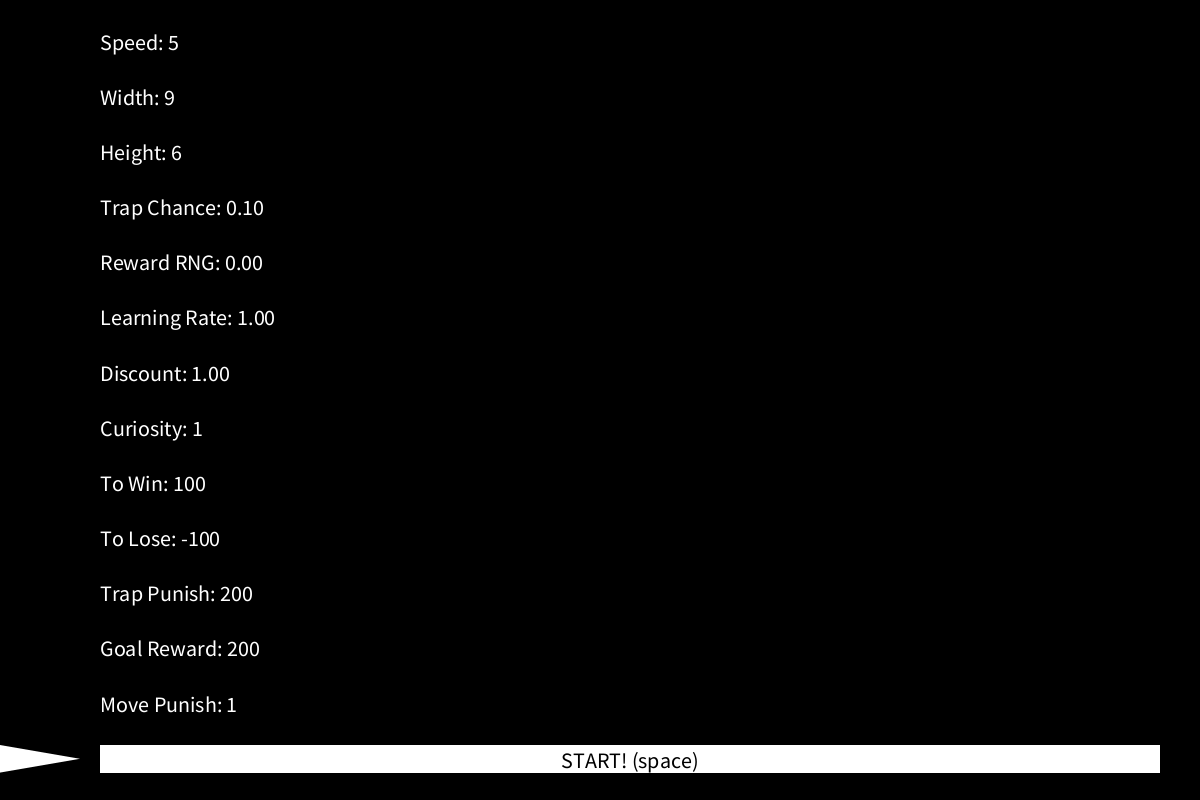
Frame 1 (no input)
Frame 60 (the mouse pressed at the canvas centre just before this capture): identical to frame 1, image omitted
Frame 120 (the mouse held since frame 60 and released just before this capture): identical to frame 1, image omitted

The Processing sketch that drew this single still picture (run headless with seeded random() and noise(); from frame 60 on, the mouse is pressed at the canvas centre):

// Processing sketch: Main
// ── Main.pde
// Visibility modifiers are needed because abstract classes and interfaces don't permit default visibility (for a good reason)


private QLearner qlearner;
private World world;


public void setup() {
  size(1200, 800);
  surface.setResizable(true);
  rectMode(CORNER);
  pixelDensity(displayDensity());
  
  // First of all, show the menu
  showMenu();
}


public void startSim(int width, int height, float trapChance, float rewardRNG, float rewardToWin, float rewardToLose, float trapReward, float goalReward, float stepReward, float learningRate, float discountFactor, float curiosity) {
  // Initialize the world and the Q-learner
  world = new World(width, height, trapChance, rewardRNG, rewardToWin, rewardToLose, trapReward, goalReward, stepReward);
  qlearner = new QLearner(learningRate, discountFactor, curiosity, world.getStateCount());
}


public int getState() {
  return world.getX() + world.getY() * world.getWidth();
}



/**
/* Stolen from https://processing.org/discourse/beta/num_1219607845.html
*/
public void arrow(float x1, float y1, float x2, float y2) {
  line(x1, y1, x2, y2);
  pushMatrix();
  translate(x2, y2);
  float a = atan2(x1-x2, y2-y1);
  rotate(a);
  line(0, 0, -10, -10);
  line(0, 0, 10, -10);
  popMatrix();
} 
// ── Drawer.pde
public final GUIElement[] elements = new GUIElement[] {
  new Slider("Speed", 1, 20, 5),
  new Slider("Width", 4, 12, 9),
  new Slider("Height", 4, 12, 6),
  new Slider("Trap Chance", 0, 20, 2, 0.05, "%.2f"),
  new Slider("Reward RNG", 0, 20, 0, 0.25, "%.2f"),
  
  new Slider("Learning Rate", 0, 20, 20, 0.05, "%.2f"),
  new Slider("Discount", 0, 20, 20, 0.05, "%.2f"),
  new Slider("Curiosity", 0, 500, 1),
  
  new Slider("To Win", 1, 40, 4, 25, "%.0f"),
  new Slider("To Lose", -1, -40, -4, 25, "%.0f"),
  new Slider("Trap Punish", 1, 20, 8, 25, "%.0f"),
  new Slider("Goal Reward", 1, 20, 8, 25, "%.0f"),
  new Slider("Move Punish", 0, 15, 1),
  
  new StartButton("START! (space)")
};

private int sinceEnd = -1;
private boolean inMenu = true;
private int verticalSelection;

void draw() {
  if (inMenu) drawMenu();
  else drawWorld();
}


public void showMenu() {
  verticalSelection = elements.length - 1;
  inMenu = true;
  frameRate(30);
}


public void drawMenu() {
  background(0);
  int tot = elements.length * 2 + 1;
  float per = 1f/tot * height;
  int cw = round(width * 0.45f);
  for (int i = 0; i < elements.length; i++) {
    int y = round(per * (2 * i + 1));
    boolean selected = i == verticalSelection;
    elements[i].draw(100, y, width - 140, round(per), cw, round(per * 0.8), selected);
    if (selected) {
      noStroke();
      fill(#FFFFFF);
      beginShape();
      vertex(0, y);
      vertex(80, y + per * 0.5);
      vertex(0, y + per);
      endShape(CLOSE);
    }
  }
}


public void drawWorld() {
  if (sinceEnd >= 0) {
    if (sinceEnd-- == 0) {
      world.reset();
      qlearner.reset();
    }
    return;
  }
  
  background(0);
  
  int[][] av = new int[][] {{1, 0}, {0, 1}, {-1, 0}, {0, -1}};
  int state = world.getState();
  int a = qlearner.getBestAction(state, 4);
  float r;
  r = world.step(av[a][0], av[a][1]);
  qlearner.registerReward(state, a, 4, r);
  
  if (world.hasWonOrLost()) sinceEnd = 3;
  
  
  float fieldWidth = width / (float) world.getWidth();
  float fieldHeight = height / (float) world.getHeight();
  for (int i = 0; i < world.getWidth(); i++) {
    for (int j = 0; j < world.getHeight(); j++) {
      stroke(#222222);
      strokeWeight(4);
      fill(getColorForReward(world.getReward(i, j)));
      rect(i * fieldWidth, height - j * fieldHeight - fieldHeight, fieldWidth, fieldHeight);
      
      strokeWeight(1);
      float[] avals = qlearner.getActionValues(world.getState(i, j), 4);
      for (int k = 0; k < avals.length; k++) {
        stroke(getColorForReward(avals[k]));
        float xp = (i + 0.5) * fieldWidth;
        float yp = (j + 0.5) * fieldHeight;
        arrow(xp, height - yp, xp + av[k][0] * 0.4 * fieldWidth, height - (yp + av[k][1] * 0.4 * fieldHeight));
      }
    }
  }
  stroke(#000000);
  strokeWeight(2);
  fill(#FF0000);
  ellipse((world.getX() + 0.5) * fieldWidth, height - (world.getY() + 0.5) * fieldHeight, 0.5 * fieldWidth, 0.5 * fieldHeight);
  
  fill(#FFFFFF);
  textSize(14);
  textAlign(LEFT, TOP);
  text("Reward: " + world.getTotalReward(), 2, 2);
}

private int getColorForReward(float reward) {
  colorMode(RGB);
  float r = abs(reward);
  float c = constrain(20 * (3 * min(r, 2) + 1 * min(r, 5) + 0.2 * r), 0, 255);
  return reward < 0 ? color(c, 0, 0) : color(0, c, 0);
}


public void keyPressed() {
  if (inMenu) {
    if (keyCode == UP || keyCode == DOWN) {
      verticalSelection = (verticalSelection + (keyCode == UP ? -1 : 1)) % elements.length;
      if (verticalSelection < 0) verticalSelection += elements.length;
    } else if (keyCode == LEFT || keyCode == RIGHT) {
      elements[verticalSelection].increment(keyCode == LEFT ? -1 : 1);
    } else if (key == ' ') {
      elements[verticalSelection].action();
    }
  }
}










public abstract class GUIElement {
  public abstract void draw(int x, int y, int width, int height, int columnWidth, int textHeight, boolean selected);
  public void action() {}
  public void increment(int by) {}
}



public class Slider extends GUIElement {
  private final String caption;
  private final int min, max;
  private int value;
  private final float valueScale;
  private final String formatString;
  
  public Slider(String caption, int min, int value, int max) {
    this(caption, min, value, max, 1.0f, "%.0f");
  }
  
  public Slider(String caption, int min, int max, int value, float valueScale, String formatString) {
    this.caption = caption;
    this.min = min;
    this.max = max;
    this.value = value;
    this.valueScale = valueScale;
    this.formatString = formatString;
  }
  
  @Override public void draw(int x, int y, int width, int height, int columnWidth, int textHeight, boolean selected) {
    noStroke();
    fill(#FFFFFF);
    textSize(textHeight);
    textAlign(LEFT, CENTER);
    text(caption + ": " + String.format(formatString, getValue()), x, y, columnWidth, height);
  }
  
  @Override public void increment(int by) {
    value = constrain(value + by, min, max);
  }
  
  public float getValue() {
    return value * valueScale;
  }
}

public class StartButton extends GUIElement {
  private String caption;
  
  public StartButton(String caption) {
    this.caption = caption;
  }
  
  @Override public void draw(int x, int y, int width, int height, int columnWidth, int textHeight, boolean selected) {
    noStroke();
    fill(selected ? #FFFFFF : #AAAAAA);
    rect(x, y, width, height);
    fill(#000000);
    textAlign(CENTER, BOTTOM);
    textSize(textHeight);
    text(caption, x + width/2, y + height);
  }
  
  @Override public void action() {
    inMenu = false;
    frameRate(ival(0));
    startSim(ival(1), ival(2), fval(3), fval(4), fval(8), fval(9), -fval(10), fval(11), -fval(12), fval(5), fval(6), fval(7));
  }
  
  private int ival(int i) {
    return (int) ((Slider)elements[i]).getValue();
  }
  
  private float fval(int i) {
    return ((Slider)elements[i]).getValue();
  }
}
// ── QLearner.pde
class QLearner {
  private float[][] qtable;
  private float learningRate, discountFactor;
  private float curiosity;
  private int a_prev = -1;
  private int tota_prev = -1;
  private int s_prev = -1;
  private float r_prev = -1;
  private float q_prev = -1;
  
  public QLearner(float learningRate, float discountFactor, float curiosity, int stateCount) {
    qtable = new float[stateCount][];
    this.learningRate = learningRate;
    this.discountFactor = discountFactor;
    this.curiosity = curiosity;
    this.reset();
  }
  
  public int getBestAction(int state, int actions) {
    float qacts[] = getActionValues(state, actions); 
    
    ArrayList<Integer> bestAL = null;
    float bestF = 0;
    for (int i = 0; i < qacts.length; i++) {
      boolean b = false;
      if (bestAL == null || qacts[i] > bestF) {
          bestAL = new ArrayList<Integer>();
          b = true;
      }
      if (b || qacts[i] >= bestF) {
        bestAL.add(i);
        bestF = qacts[i];
      }
    }
    
    int bestA = bestAL.get((int) random(bestAL.size()));
    
    return bestA;
  }
  
  public float getExpectedValue(int state, int actions, int bestAction) {
    return getActionValues(state, actions)[bestAction];
  }
  
  public float[] getActionValues(int state, int actions) {
    float qacts[] = qtable[state];
    if (qacts == null || qacts.length != actions) {
      qacts = new float[actions];
      qtable[state] = qacts;
      for (int i = 0; i < qacts.length; i++) {
        qacts[i] = curiosity;
      }
    }
    return qacts;
  }
  
  public void registerReward(int state, int action, int totalActions, float reward) {
    if (a_prev >= 0) {
      float expectedValue = getExpectedValue(state, totalActions, action);
      getActionValues(s_prev, tota_prev)[a_prev] = (1-learningRate) * q_prev + learningRate * (r_prev + discountFactor * expectedValue);
    }
    
    s_prev = state;
    a_prev = action;
    tota_prev = totalActions;
    q_prev = qtable[state][a_prev];
    r_prev = reward;
  }
  
  public void reset() {
    if (a_prev >= 0) getActionValues(s_prev, tota_prev)[a_prev] = (1-learningRate) * q_prev + learningRate * (r_prev);
    a_prev = tota_prev = s_prev = -1;
    r_prev = q_prev = -1;
  }
  
  
}
// ── World.pde
class World {
  private float[][] rewards;
  private final int width, height;
  private final float trapChance;
  private final float stepReward, goalReward, trapReward;
  private int x, y;
  private float totalReward;
  private final float rewardToWin, rewardToLose;
  private final float rewardRNG;
  
  public World(int width, int height, float trapChance, float rewardRNG, float rewardToWin, float rewardToLose, float trapReward, float goalReward, float stepReward) {
    this.width = width;
    this.height = height;
    rewards = new float[width][height];
    for (int i = 0; i < width; i++) {
      for (int j = 0; j < height; j++) {
        rewards[i][j] = random(1) < trapChance ? trapReward : 0;
      }
    }
    rewards[(int) random(width)][(int) (height/2 + random(height/2))] = goalReward;
    rewards[x][y] = 0;
    this.trapChance = trapChance;
    this.stepReward = stepReward;
    this.goalReward = goalReward;
    this.trapReward = trapReward;
    this.rewardToWin = rewardToWin;
    this.rewardToLose = rewardToLose;
    this.rewardRNG = rewardRNG;
  }
  
  public void reset() {
    x = 0;
    y = 0;
    totalReward = 0;
  }
  
  public int getX() {
    return x;
  }
  
  public int getY() {
    return y;
  }
  
  public int getState() {
    return getState(getX(), getY());
  }
  
  public int getState(int x, int y) {
    return x * getHeight() + y;
  }
  
  public int getStateCount() {
    return getWidth() * getHeight();
  }
  
  public int getWidth() {
    return width;
  }
  
  public int getHeight() {
    return height;
  }
  
  public float getReward(int x, int y) {
    return rewards[x][y];
  }
  
  public float getTotalReward() {
    return totalReward;
  }
  
  public float getRewardToWin() {
    return rewardToWin;
  }
  
  public float getRewardToLose() {
    return rewardToLose;
  }
  
  public boolean hasWonOrLost() {
    return getTotalReward() >= getRewardToWin() || getTotalReward() <= getRewardToLose();
  }
  
  public float step(int xp, int yp) {
    x = constrain(x + xp, 0, getWidth() - 1);
    y = constrain(y + yp, 0, getHeight() - 1);
    float k = stepReward + getReward(x, y);
    k += k * rewardRNG * randomGaussian();
    
    totalReward += k;
    return k;
  }
  
}
